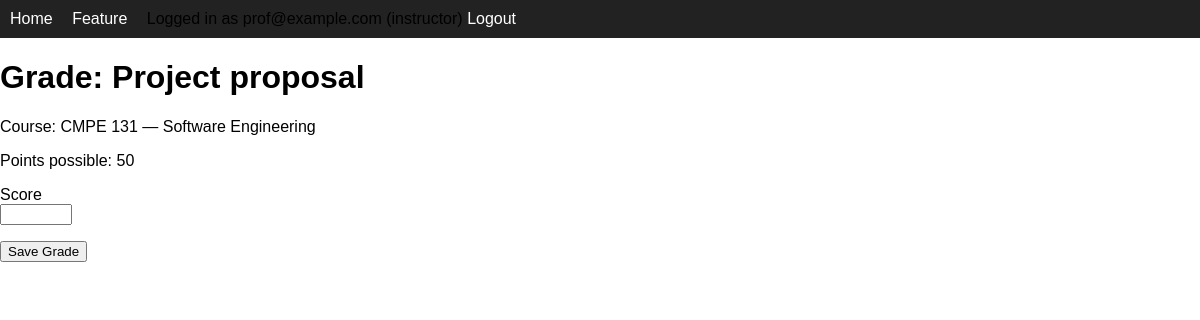
Screenshot of /tasks/1/grade (signed in) with the database file from the repository.
### app/models.py (models this page shows, shortened)
class User(UserMixin, db.Model):
    id = db.Column(db.Integer, primary_key=True)
    email = db.Column(db.String(120), unique=True, nullable=False)
    role = db.Column(db.String(20), default="student", nullable=False)
    @property
    def is_instructor(self) -> bool:
        return self.role == "instructor"

class Task(db.Model):
    id = db.Column(db.Integer, primary_key=True)
    title = db.Column(db.String(140), nullable=False)
    description = db.Column(db.Text)
    due_date = db.Column(db.Date)
    status = db.Column(db.String(20), nullable=False, default="todo")  # todo/in_progress/done
    points = db.Column(db.Integer, nullable=False, default=100)
    score = db.Column(db.Integer)  # None = not graded yet
    course_id = db.Column(db.Integer, db.ForeignKey("course.id"), nullable=False)
    course = db.relationship("Course", back_populates="tasks")

class Course(db.Model):
    id = db.Column(db.Integer, primary_key=True)
    code = db.Column(db.String(20), nullable=False)
    title = db.Column(db.String(120), nullable=False)
    tasks = db.relationship(
        "Task",
        back_populates="course",
        cascade="all, delete-orphan",
    )

### app/main/routes.py (the view)
@main_bp.route("/tasks/<int:task_id>/grade", methods=["GET", "POST"])
@login_required
def grade_task(task_id):
    if not current_user.is_instructor:
        flash("Only instructors can enter grades.")
        return redirect(url_for("main.index"))
    task = Task.query.get_or_404(task_id)
    form = GradeForm()
    if form.validate_on_submit():
        task.score = form.score.data
        db.session.commit()
        flash("Grade saved.")
        return redirect(url_for("main.course_detail", course_id=task.course_id))
    if task.score is not None and form.score.data is None:
        form.score.data = task.score
    return render_template("main/grade_form.html", form=form, task=task)

### app/forms.py
class GradeForm(FlaskForm):
    score = IntegerField("Score", validators=[Optional(), NumberRange(min=0, max=1000)])
    submit = SubmitField("Save Grade")

### app/models.py (called while the page is built)
@login_manager.user_loader
def load_user(user_id):
    return User.query.get(int(user_id))

### app/templates/main/grade_form.html (shortened to what this page needs)
{% extends "base.html" %}
{% block content %}
  <h1>Grade: {{ task.title }}</h1>
  <p>Course: {{ task.course.code }} — {{ task.course.title }}</p>
  <p>Points possible: {{ task.points }}</p>
  <form method="post">
    <p>
      {{ form.score.label }}<br>
      {{ form.score() }}
    </p>
    <p>{{ form.submit() }}</p>
  </form>
{% endblock %}

### app/templates/base.html (shortened to what this page needs)
<!doctype html>
<html>
<head>
  <link rel="stylesheet" href="{{ url_for('static', filename='styles.css') }}">
</head>
<body>
  <nav class="navbar">
    <a href="{{ url_for('main.index') }}">Home</a>
    <a href="{{ url_for('main.feature') }}">Feature</a>
    {% if current_user.is_authenticated %}
      <span class="nav-right">
        Logged in as {{ current_user.email }} ({{ current_user.role }})
        <a href="{{ url_for('auth.logout') }}">Logout</a>
      </span>
    {% else %}
      <span class="nav-right">
        <a href="{{ url_for('auth.login') }}">Login</a>
      </span>
    {% endif %}
  </nav>
  <main>
    {% block content %}{% endblock %}
  </main>
</body>
</html>

### app/static/styles.css (style rules this page uses)
body { font-family: Arial; margin: 0; }
.navbar { background: #222; padding: 10px; }
.navbar a { color: white; margin-right: 15px; text-decoration: none; }

### rows the page displays
User: email "prof@example.com", role "instructor"
Task: title "Project proposal", points "50"
Course: course.code "CMPE 131", course "Software Engineering"
